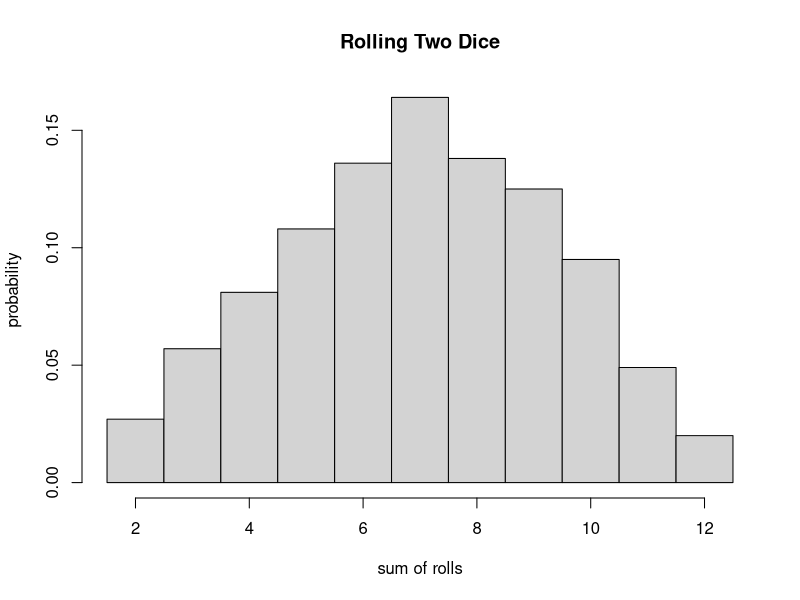
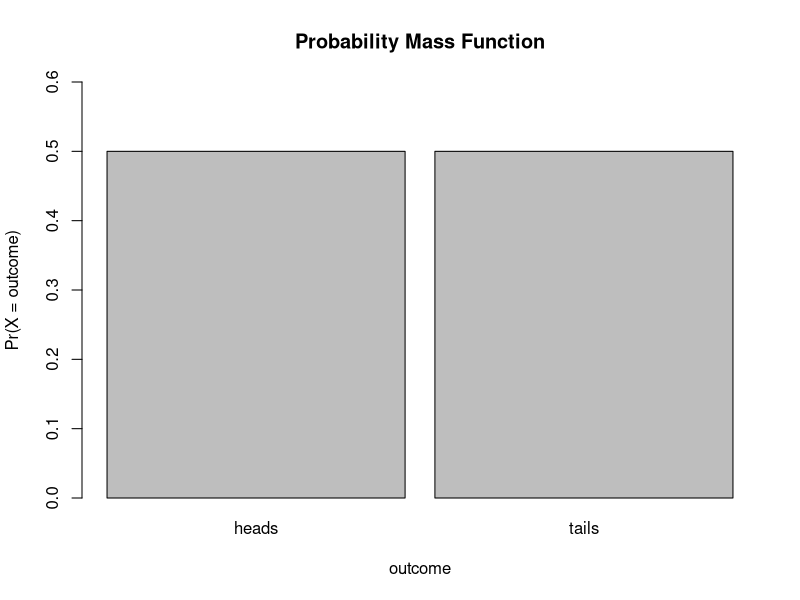
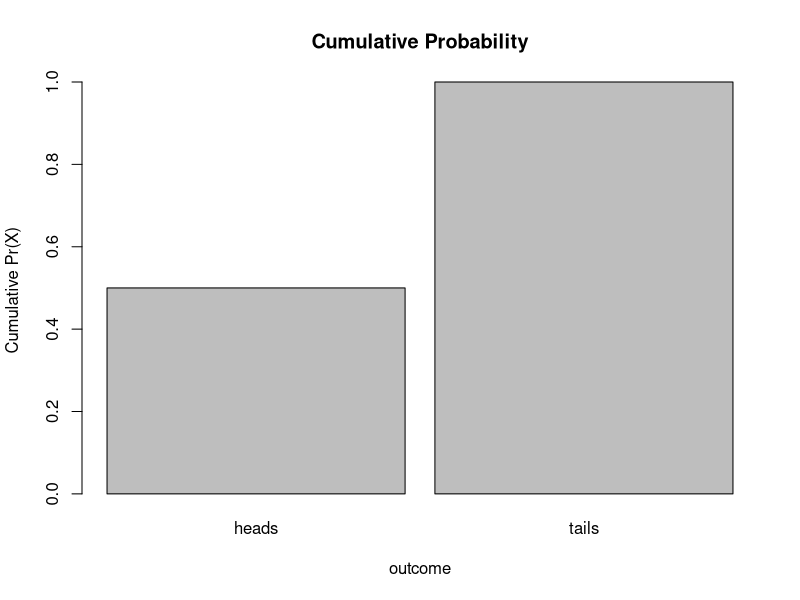
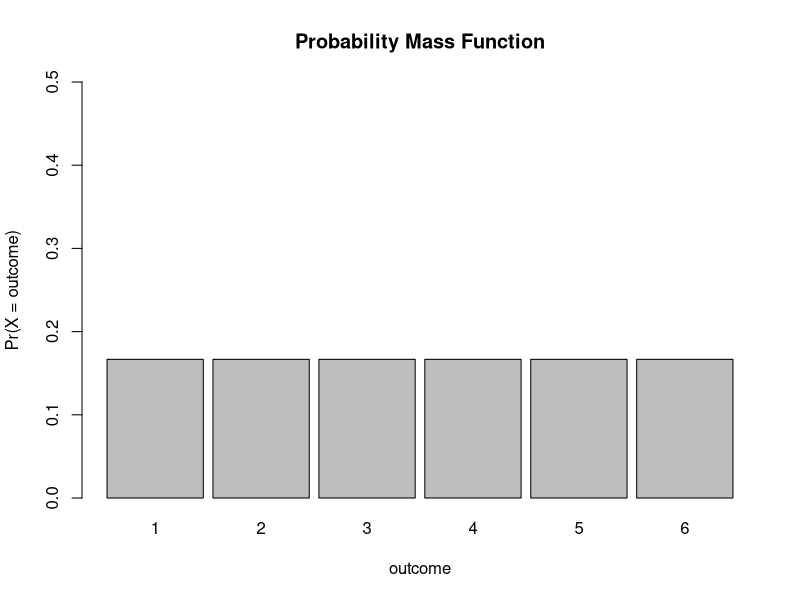
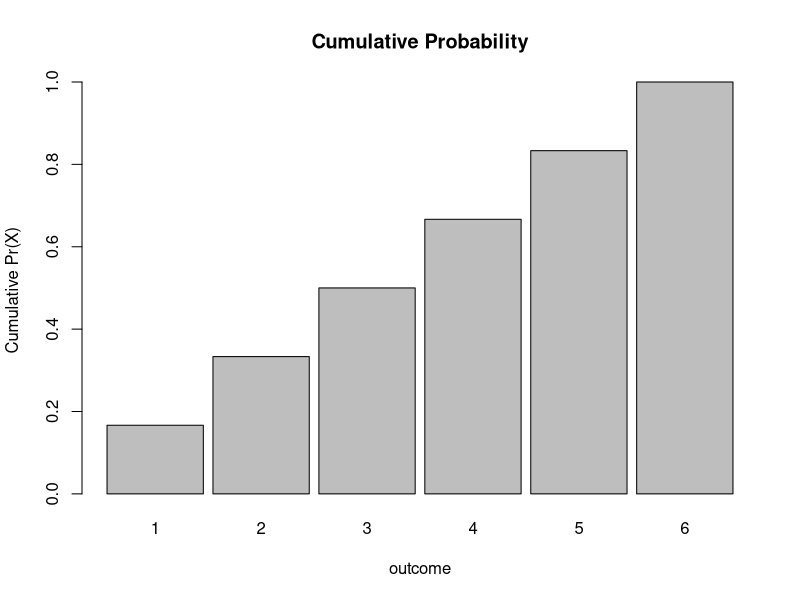
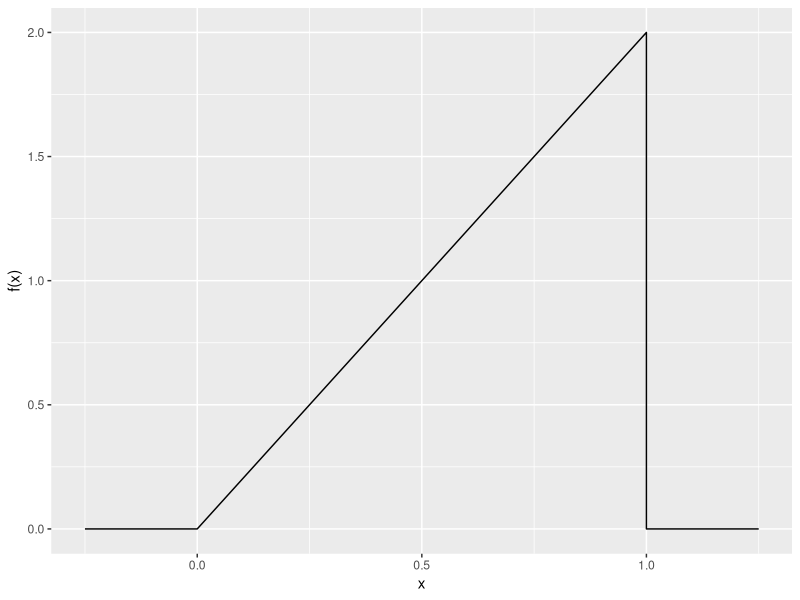
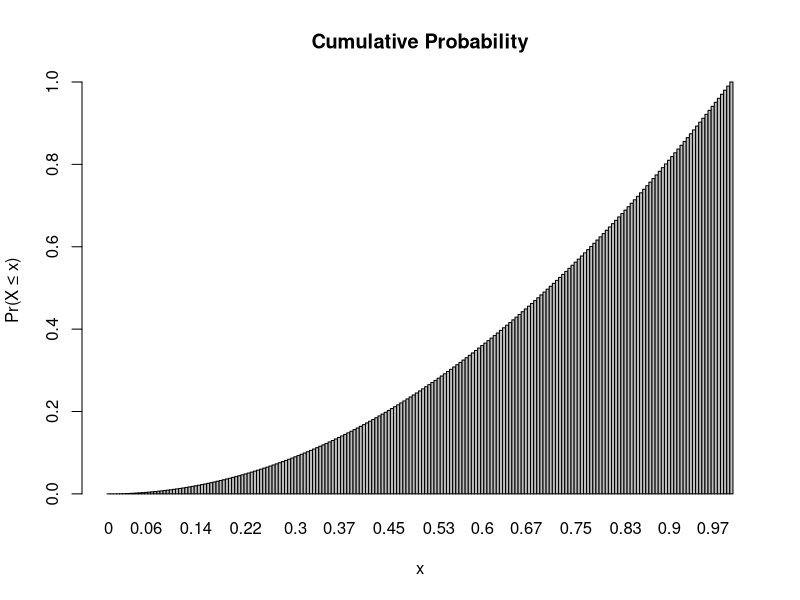

These figures' R source, in order:
## ---- chunk 1
knitr::opts_chunk$set(echo = TRUE)
## ---- chunk 2
nrolls <- 1000
roll <- function(x) {sample(1:6, x, replace = TRUE)}
two_dice <- roll(nrolls)+roll(nrolls)
hist(two_dice,breaks=c(1.5:12.5), probability = TRUE, main="Rolling Two Dice", xlab = "sum of rolls", ylab = "probability")
## ---- chunk 3
outcomes <- c("heads","tails")
prob <- c(1/2,1/2)
barplot(prob,ylim=c(0,0.6),names.arg=outcomes,space=0.1, xlab="outcome",ylab="Pr(X = outcome)",main="Probability Mass Function")
## ---- chunk 4
cumprob <- cumsum(prob)
barplot(cumprob,names.arg=outcomes,space=0.1,xlab="outcome",ylab="Cumulative Pr(X)",main = "Cumulative Probability")
## ---- chunk 5
outcomes <- c(1,2,3,4,5,6)
prob <- c(1/6,1/6,1/6,1/6,1/6,1/6)
barplot(prob,ylim=c(0,0.5),names.arg=outcomes,space=0.1,xlab="outcome",ylab="Pr(X = outcome)",main="Probability Mass Function")
## ---- chunk 6
cumprob <- cumsum(prob)
barplot(cumprob,names.arg=outcomes,space=0.1,xlab="outcome",ylab="Cumulative Pr(X)",main = "Cumulative Probability")
## ---- chunk 7
library(ggplot2)
a <- 2
b <- 1
K <- 2
x <- seq(from= 0, to=1, by = 0.025)
fx <- K*x^(a-1)*(1-x)^(b-1)
lower_x <- seq(from=-0.25, to=0, by= 0.025) # add some values of x less than zero
upper_x <- seq(from=1, to=1.25, by= 0.025) # add some values of x greater than one
lower_fx <- rep(0,11) # add fx=0 values to x<0
upper_fx <- rep(0,11) # add fx=0 values to x>1
x <- c(lower_x,x,upper_x) # paste xs together
fx <- c(lower_fx,fx,upper_fx) # paste fxs together
d <- as.data.frame(cbind(x,fx))
p <- ggplot(data = d, aes(x=x, y=fx)) + xlab("x") + ylab("f(x)") + geom_line()
p
## ---- chunk 8
x <- seq(from=0, to=1, by=0.005)
prob <- 0.5 * x * K*x^(a-1)*(1-x)^(b-1)
barplot(prob,names.arg=x,space=0,main = "Cumulative Probability", xlab="x",ylab="Pr(X ≤ x)")
## ---- chunk 9
pbeta(0.75, 2, 1) # cumulative probability for x ≤ 0.75
